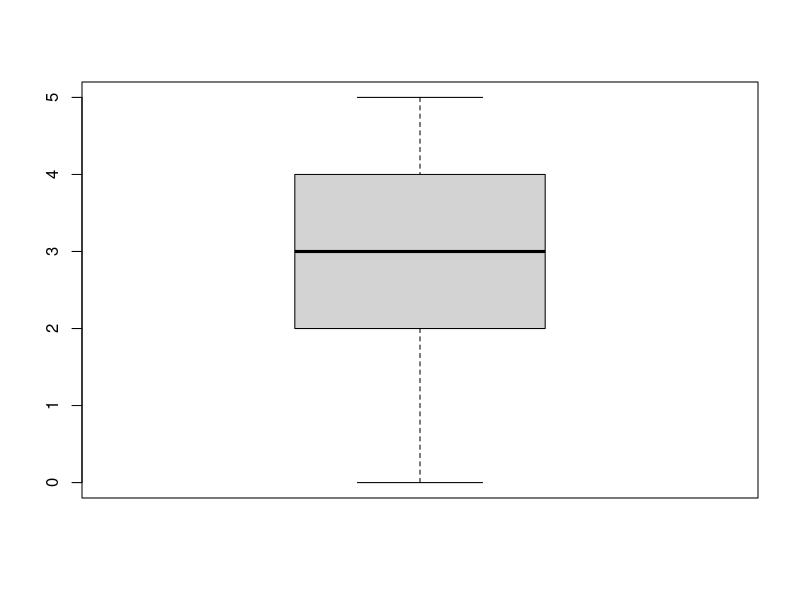
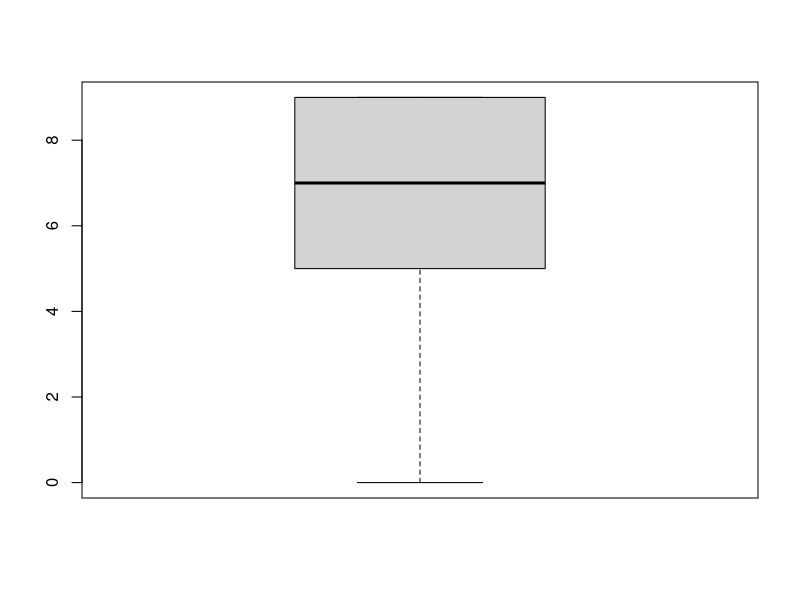

Write R code to recreate these figures, in order.
# R Statistics Essential Training
# Ex01_03
# Taking a first look at the interface

# Play around with computational skills of R
a <- c(0, 2, 3, 4, 5)
b <- c(9, 7, 9, 5, 0)

d <- c(-1, 4, 5, 3, 2)

c <- a + b
c

e <- d - a
e

# Descriptive Stats 
boxplot(a)
boxplot(b)
